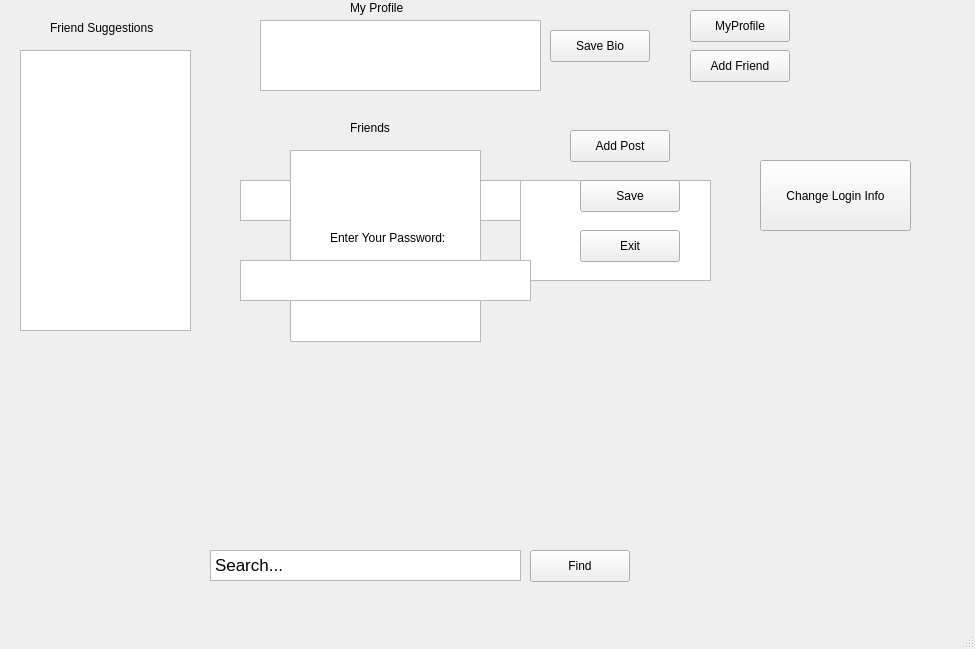
<?xml version="1.0" encoding="UTF-8"?>
<ui version="4.0">
 <class>SocialNetworkWindow</class>
 <widget class="QMainWindow" name="SocialNetworkWindow">
  <property name="geometry">
   <rect>
    <x>0</x>
    <y>0</y>
    <width>975</width>
    <height>649</height>
   </rect>
  </property>
  <property name="windowTitle">
   <string>SocialNetworkWindow</string>
  </property>
  <widget class="QWidget" name="centralwidget">
   <widget class="QTextEdit" name="usernameTextEdit">
    <property name="geometry">
     <rect>
      <x>240</x>
      <y>180</y>
      <width>291</width>
      <height>41</height>
     </rect>
    </property>
    <property name="html">
     <string>&lt;!DOCTYPE HTML PUBLIC &quot;-//W3C//DTD HTML 4.0//EN&quot; &quot;http://www.w3.org/TR/REC-html40/strict.dtd&quot;&gt;
&lt;html&gt;&lt;head&gt;&lt;meta name=&quot;qrichtext&quot; content=&quot;1&quot; /&gt;&lt;meta charset=&quot;utf-8&quot; /&gt;&lt;style type=&quot;text/css&quot;&gt;
p, li { white-space: pre-wrap; }
hr { height: 1px; border-width: 0; }
li.unchecked::marker { content: &quot;\2610&quot;; }
li.checked::marker { content: &quot;\2612&quot;; }
&lt;/style&gt;&lt;/head&gt;&lt;body style=&quot; font-family:'.AppleSystemUIFont'; font-size:13pt; font-weight:400; font-style:normal;&quot;&gt;
&lt;p style=&quot;-qt-paragraph-type:empty; margin-top:0px; margin-bottom:0px; margin-left:0px; margin-right:0px; -qt-block-indent:0; text-indent:0px;&quot;&gt;&lt;br /&gt;&lt;/p&gt;&lt;/body&gt;&lt;/html&gt;</string>
    </property>
   </widget>
   <widget class="QLabel" name="namePromptLabel">
    <property name="geometry">
     <rect>
      <x>330</x>
      <y>140</y>
      <width>141</width>
      <height>41</height>
     </rect>
    </property>
    <property name="text">
     <string>Enter Your Name:</string>
    </property>
   </widget>
   <widget class="QPushButton" name="loginButton">
    <property name="geometry">
     <rect>
      <x>330</x>
      <y>310</y>
      <width>100</width>
      <height>32</height>
     </rect>
    </property>
    <property name="text">
     <string>Login</string>
    </property>
   </widget>
   <widget class="QLabel" name="profileLabel">
    <property name="geometry">
     <rect>
      <x>350</x>
      <y>0</y>
      <width>221</width>
      <height>16</height>
     </rect>
    </property>
    <property name="text">
     <string>My Profile</string>
    </property>
   </widget>
   <widget class="QTableWidget" name="friendsTable">
    <property name="geometry">
     <rect>
      <x>290</x>
      <y>150</y>
      <width>191</width>
      <height>192</height>
     </rect>
    </property>
   </widget>
   <widget class="QLabel" name="recentPosts">
    <property name="geometry">
     <rect>
      <x>10</x>
      <y>340</y>
      <width>901</width>
      <height>231</height>
     </rect>
    </property>
    <property name="text">
     <string/>
    </property>
   </widget>
   <widget class="QPushButton" name="returnButton">
    <property name="geometry">
     <rect>
      <x>690</x>
      <y>10</y>
      <width>100</width>
      <height>32</height>
     </rect>
    </property>
    <property name="text">
     <string>MyProfile</string>
    </property>
   </widget>
   <widget class="QTableWidget" name="friendSuggestions">
    <property name="geometry">
     <rect>
      <x>20</x>
      <y>50</y>
      <width>171</width>
      <height>281</height>
     </rect>
    </property>
   </widget>
   <widget class="QPushButton" name="addFriendButton">
    <property name="geometry">
     <rect>
      <x>690</x>
      <y>50</y>
      <width>100</width>
      <height>32</height>
     </rect>
    </property>
    <property name="text">
     <string>Add Friend</string>
    </property>
   </widget>
   <widget class="QLabel" name="friendsTitleLabel">
    <property name="geometry">
     <rect>
      <x>350</x>
      <y>120</y>
      <width>58</width>
      <height>16</height>
     </rect>
    </property>
    <property name="text">
     <string>Friends</string>
    </property>
   </widget>
   <widget class="QLabel" name="friendSuggestTitleLabel">
    <property name="geometry">
     <rect>
      <x>50</x>
      <y>20</y>
      <width>131</width>
      <height>16</height>
     </rect>
    </property>
    <property name="text">
     <string>Friend Suggestions</string>
    </property>
   </widget>
   <widget class="QPushButton" name="addPostButton">
    <property name="geometry">
     <rect>
      <x>570</x>
      <y>130</y>
      <width>100</width>
      <height>32</height>
     </rect>
    </property>
    <property name="text">
     <string>Add Post</string>
    </property>
   </widget>
   <widget class="QTextEdit" name="messagePost">
    <property name="geometry">
     <rect>
      <x>520</x>
      <y>180</y>
      <width>191</width>
      <height>101</height>
     </rect>
    </property>
   </widget>
   <widget class="QLabel" name="bioLabel">
    <property name="geometry">
     <rect>
      <x>350</x>
      <y>30</y>
      <width>251</width>
      <height>51</height>
     </rect>
    </property>
    <property name="text">
     <string/>
    </property>
   </widget>
   <widget class="QTextEdit" name="loginBioTextEdit">
    <property name="geometry">
     <rect>
      <x>260</x>
      <y>20</y>
      <width>281</width>
      <height>71</height>
     </rect>
    </property>
   </widget>
   <widget class="QPushButton" name="editBioButton">
    <property name="geometry">
     <rect>
      <x>550</x>
      <y>30</y>
      <width>100</width>
      <height>32</height>
     </rect>
    </property>
    <property name="text">
     <string>Save Bio</string>
    </property>
   </widget>
   <widget class="QTextEdit" name="searchBarTextEdit">
    <property name="geometry">
     <rect>
      <x>210</x>
      <y>550</y>
      <width>311</width>
      <height>31</height>
     </rect>
    </property>
    <property name="html">
     <string>&lt;!DOCTYPE HTML PUBLIC &quot;-//W3C//DTD HTML 4.0//EN&quot; &quot;http://www.w3.org/TR/REC-html40/strict.dtd&quot;&gt;
&lt;html&gt;&lt;head&gt;&lt;meta name=&quot;qrichtext&quot; content=&quot;1&quot; /&gt;&lt;meta charset=&quot;utf-8&quot; /&gt;&lt;style type=&quot;text/css&quot;&gt;
p, li { white-space: pre-wrap; }
hr { height: 1px; border-width: 0; }
li.unchecked::marker { content: &quot;\2610&quot;; }
li.checked::marker { content: &quot;\2612&quot;; }
&lt;/style&gt;&lt;/head&gt;&lt;body style=&quot; font-family:'.AppleSystemUIFont'; font-size:13pt; font-weight:400; font-style:normal;&quot;&gt;
&lt;p style=&quot; margin-top:0px; margin-bottom:0px; margin-left:0px; margin-right:0px; -qt-block-indent:0; text-indent:0px;&quot;&gt;Search...&lt;/p&gt;&lt;/body&gt;&lt;/html&gt;</string>
    </property>
   </widget>
   <widget class="QPushButton" name="searchButton">
    <property name="geometry">
     <rect>
      <x>530</x>
      <y>550</y>
      <width>100</width>
      <height>32</height>
     </rect>
    </property>
    <property name="text">
     <string>Find</string>
    </property>
   </widget>
   <widget class="QLabel" name="passwordPromptLabel">
    <property name="geometry">
     <rect>
      <x>330</x>
      <y>230</y>
      <width>161</width>
      <height>16</height>
     </rect>
    </property>
    <property name="text">
     <string>Enter Your Password:</string>
    </property>
   </widget>
   <widget class="QTextEdit" name="passwordTextEdit">
    <property name="geometry">
     <rect>
      <x>240</x>
      <y>260</y>
      <width>291</width>
      <height>41</height>
     </rect>
    </property>
   </widget>
   <widget class="QPushButton" name="changeLoginInfoButton">
    <property name="geometry">
     <rect>
      <x>760</x>
      <y>160</y>
      <width>151</width>
      <height>71</height>
     </rect>
    </property>
    <property name="text">
     <string>Change Login Info</string>
    </property>
   </widget>
   <widget class="QPushButton" name="saveLoginInfoButton">
    <property name="geometry">
     <rect>
      <x>580</x>
      <y>180</y>
      <width>100</width>
      <height>32</height>
     </rect>
    </property>
    <property name="text">
     <string>Save</string>
    </property>
   </widget>
   <widget class="QPushButton" name="exitFromChangeButton">
    <property name="geometry">
     <rect>
      <x>580</x>
      <y>230</y>
      <width>100</width>
      <height>32</height>
     </rect>
    </property>
    <property name="text">
     <string>Exit</string>
    </property>
   </widget>
  </widget>
  <widget class="QMenuBar" name="menubar">
   <property name="geometry">
    <rect>
     <x>0</x>
     <y>0</y>
     <width>975</width>
     <height>24</height>
    </rect>
   </property>
  </widget>
  <widget class="QStatusBar" name="statusbar"/>
 </widget>
 <resources/>
 <connections/>
</ui>
